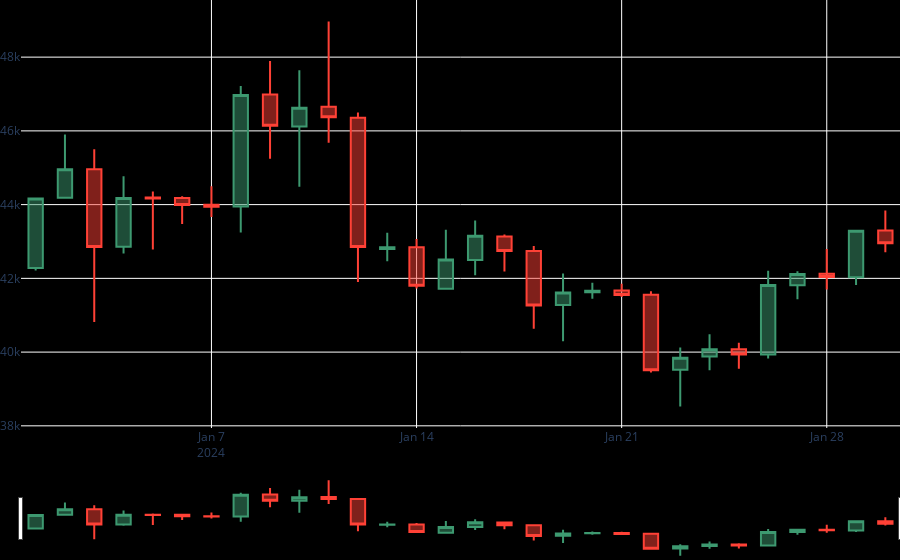

The notebook cell this image was saved under:
### Code cell
candlestick = go.Candlestick(x=df.index, open=df['Open'], high=df['High'], low=df['Low'], close=df['Close'])
fig = go.Figure(data=candlestick)

fig.update_layout(paper_bgcolor="black", plot_bgcolor="black", 
                  margin_l=10, margin_b=0, margin_r=0, margin_t=0, grid_columns=1,grid_rows=1)
